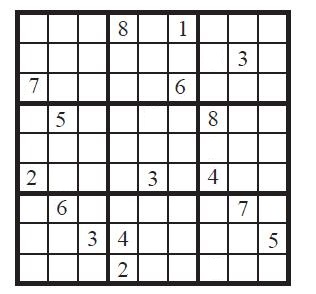
#> input picture opencv_object_detection/corner_detection/sudoku.jpg, 316 x 294 px
$ python corner_detection.py
#> lines starting #> are read from the running program, lines starting #| are printed output that depends on the picture
# corner detection

import cv2 # importing opencv (it means open source computer vision)
import numpy as np # numerical python
import matplotlib.pyplot as plt # visualization library

img = cv2.imread("sudoku.jpg",0) # input image
#> img: shape (294, 316); min 1, max 255, mean 214
img = np.float32(img) # converting type
print("Image Shape: ", img.shape) # showing shape
#| Image Shape:  (294, 316)
plt.figure(), plt.imshow(img, cmap="gray"), plt.axis("off"), plt.title("Original")

# harris corner detection
corner1 = cv2.cornerHarris(img, blockSize=2, ksize=3, k=0.04)
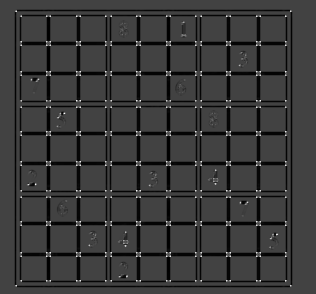
#> corner1: shape (294, 316) float32; min -105367688, max 300194240, mean -13307662; drawn with min black and max white
plt.figure(), plt.imshow(corner1, cmap="gray"), plt.axis("off"), plt.title("Corner 1")
# block size = size of neighbourhood, kernel size, k = Harris detector free parameter in the equation.

# shi tomsai detection
img = cv2.imread("sudoku.jpg",0)
img = np.float32(img) # converting type
corner2 = cv2.goodFeaturesToTrack(img, 120, 0.01, 10)
#> corner2 = 120 rows, first 8: [37, 79], [246, 202], [259, 100], [139, 100], [76, 100], [229, 190], [76, 190], [169, 252]
# 120 = number of corner, 0.01 = quality level, 10 = min distance
corner2 = np.int64(corner2) # converting type

for i in corner2:
    x,y = i.ravel()
    cv2.circle(img, (x,y), 3, (125,125,125), cv2.FILLED)
#> this loop made 120 passes
#> (x, y) on passes 1 to 12: (37, 79), (246, 202), (259, 100), (139, 100), (76, 100), (229, 190), (76, 190), (169, 252), (49, 252), (259, 280), (139, 280), (76, 280)
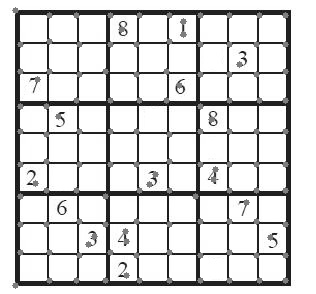
#> img: shape (294, 316) float32; min 3, max 255, mean 213.6
    # image, center, radius, color, fill
plt.imshow(img), plt.axis("off"), plt.title("Corner 2")
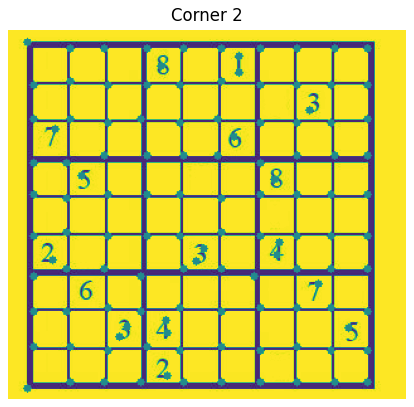
#> figure drawn by matplotlib, 1 panel
